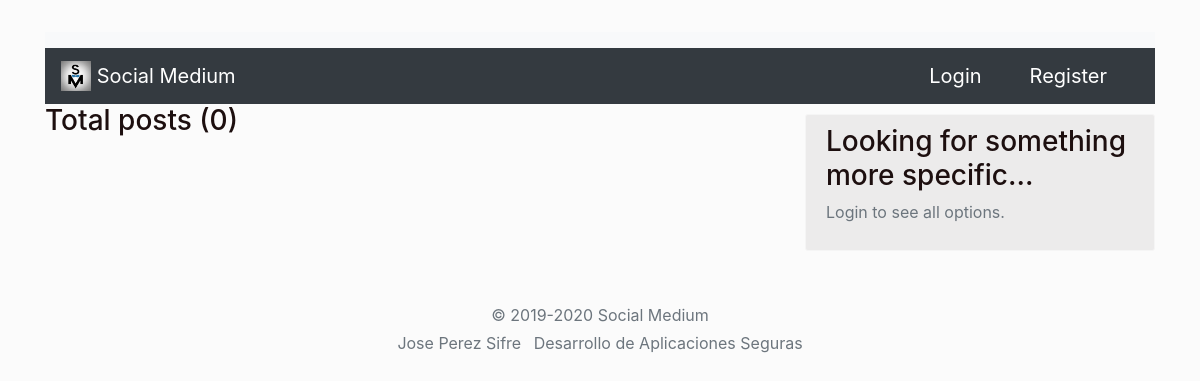
The app's page /user/root, older data.
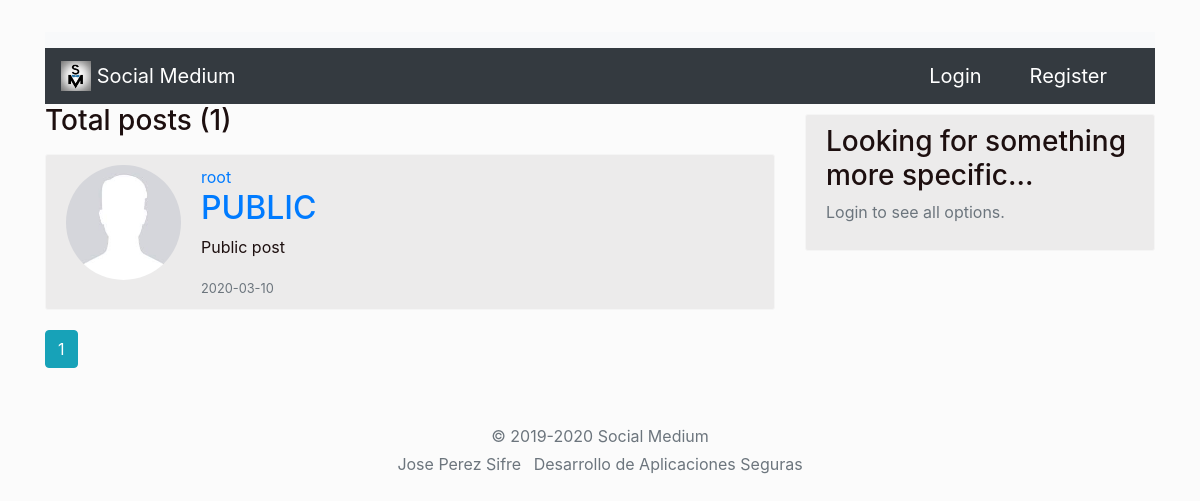
The same page, newer data.
### medium/models.py (models this page shows, shortened)
class Post(db.Model):
    id = db.Column(db.Integer, primary_key=True)
    title = db.Column(db.String(100), nullable=False)
    date_posted = db.Column(db.DateTime, nullable=False, default=datetime.utcnow)
    content = db.Column(db.Text, nullable=False)
    post_type = db.Column(db.String(1), nullable=False, default='0')
    shared_token = db.Column(db.String(512), nullable=True)#Por defecto, default=NULL
    user_id = db.Column(db.Integer, db.ForeignKey('user.id'), nullable=False)
    '''
    def get_post_type(self):
        return self.__post_type

    def set_post_type(self, post_type):
        self.__post_type = post_type
    '''

class User(db.Model, UserMixin):
    id = db.Column(db.Integer, primary_key=True)
    username = db.Column(db.String(25), unique=True, nullable=False)
    email = db.Column(db.String(100), unique=True, nullable=False)
    image_file = db.Column(db.String(20), nullable=False, default='default.jpg')
    password = db.Column(db.String(60), nullable=False)
    registration_date = db.Column(db.DateTime, nullable=False, default=datetime.utcnow)
    otp_secret = db.Column(db.String(16))
    confirmed = db.Column(db.Boolean, default=False)
    posts = db.relationship('Post', cascade="all,delete", backref='author', lazy=True)
    devices = db.relationship('Device', cascade="all,delete", backref='belong', lazy=True)

### medium/users/routes.py (the view)
@users.route('/user/<string:username>')
def user_post(username):
    page = request.args.get('page', 1, type=int)
    user = User.query.filter_by(username=username).first_or_404()
    if current_user.is_authenticated:
        posts = Post.query.filter(Post.post_type!='1').filter_by(author=user)\
            .order_by(Post.date_posted.desc()).paginate(page=page, per_page=4)
    else:
        posts = Post.query.filter_by(post_type='2').filter_by(author=user)\
            .order_by(Post.date_posted.desc()).paginate(page=page, per_page=4)
    return render_template('user_post.html', posts = posts, user=user)

### medium/templates/user_post.html
{% extends "base.html" %}
{% block content %}
<h3 class="mb-3">Total posts ({{ posts.total }})</h3>
{% for post in posts.items %}
<article class="media content-section">
    <img class="rounded-circle account-imgSize" src="{{ url_for('static', filename='profilePictures/' + post.author.image_file) }}">
      <div class="media-body">
    <div class="article-metadata">
      <a class="mr-2" href="{{ url_for('users.user_post', username=post.author.username) }}">{{ post.author.username }}</a>
    </div>
    <h2><a class="article-title" href="{{ url_for('posts.post', post_id=post.id) }}">{{ post.title }}</a></h2>
    <p class="article-content">{{ post.content }}</p>
    <small class="text-muted">{{ post.date_posted.strftime('%Y-%m-%d') }}</small>
  </div>
</article>
{% endfor %}
{% for page_num in posts.iter_pages(left_edge=1, right_edge=1, left_current=1, right_current=1) %}
      {% if page_num %}
        {% if posts.page == page_num %}
          <a class="btn btn-info mb-4" href="{{ url_for('users.user_post', username=user.username, page=page_num) }}">{{ page_num }}</a>
        {% else %}
          <a class="btn btn-outline-info mb-4" href="{{ url_for('users.user_post', username=user.username, page=page_num) }}">{{ page_num }}</a>
        {% endif %}
      {% else %}
        ...
      {% endif %}
    {% endfor %}
{% endblock content %}

Row changes from the older to the newer data that the page shows:
added Post: image_file (placeholder picture), author.username "root", title "PUBLIC", content "Public post", date_posted "2020-03-10"
Text that changed along with them:
{{ posts.total }}: "0" → "1"
new list line: "1"
